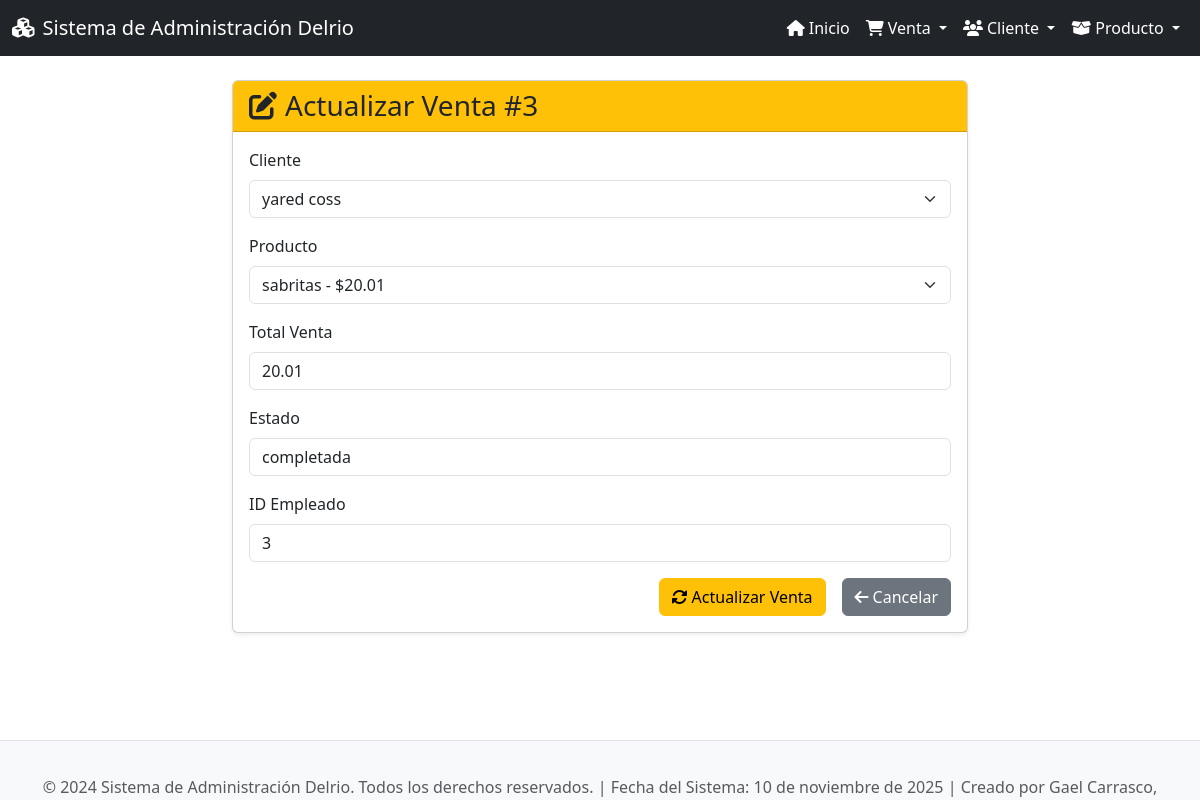
Screenshot of /ventas/actualizar/3/ with the database file from the repository.
### app_Delrio/models.py (models this page shows, shortened)
class Venta(models.Model):
    fech_venta = models.DateTimeField(auto_now_add=True)
    total_venta = models.DecimalField(max_digits=10, decimal_places=2)
    estado = models.CharField(max_length=50)
    id_clie = models.ForeignKey(Cliente, on_delete=models.CASCADE, related_name="ventas")
    id_prod = models.ForeignKey(Producto, on_delete=models.CASCADE, related_name="ventas")
    id_empl = models.IntegerField()  # Si tuvieras tabla Empleado, usarías ForeignKey

class Cliente(models.Model):
    nom_clie = models.CharField(max_length=100)
    apellido_clie = models.CharField(max_length=100)
    C_E_clie = models.CharField(max_length=100)  # Correo electrónico
    tel_clie = models.CharField(max_length=20)
    direc_clie = models.TextField()
    fech_compra = models.DateField()

class Producto(models.Model):
    nom_prod = models.CharField(max_length=100)
    desc_prod = models.TextField(blank=True, null=True)
    precio_unidad = models.DecimalField(max_digits=10, decimal_places=2)
    stock = models.IntegerField()
    fech_creacion = models.DateTimeField(auto_now_add=True)
    id_prov = models.IntegerField()  # Si existiera tabla 'proveedor', sería ForeignKey

### app_Delrio/views.py (the view)
# urls.py: path('ventas/actualizar/<int:pk>/', views.actualizar_venta, name='actualizar_venta'),
def actualizar_venta(request, pk):
    venta = get_object_or_404(Venta, pk=pk)
    clientes = Cliente.objects.all()
    productos = Producto.objects.all()
    return render(request, 'Ventas/actualizar_venta.html', {
        'venta': venta,
        'clientes': clientes,
        'productos': productos
    })

### app_Delrio/templates/ventas/actualizar_venta.html (shortened to what this page needs)
{% extends 'base.html' %}
{% block content %}
<div class="row justify-content-center">
    <div class="col-md-8">
        <div class="card shadow-sm">
            <div class="card-header bg-warning text-dark">
                <h3 class="mb-0"><i class="fas fa-edit me-2"></i>Actualizar Venta #{{ venta.id }}</h3>
            </div>
            <div class="card-body">
                <form action="{% url 'realizar_actualizacion_venta' venta.id %}" method="post">
                    <div class="mb-3">
                        <label for="id_clie" class="form-label">Cliente</label>
                        <select class="form-select" id="id_clie" name="id_clie" required>
                            {% for cliente in clientes %}
                                <option value="{{ cliente.id }}" {% if cliente.id == venta.id_clie.id %}selected{% endif %}>
                                    {{ cliente.nom_clie }} {{ cliente.apellido_clie }}
                                </option>
                            {% endfor %}
                        </select>
                    </div>
                    <div class="mb-3">
                        <label for="id_prod" class="form-label">Producto</label>
                        <select class="form-select" id="id_prod" name="id_prod" required>
                            {% for producto in productos %}
                                <option value="{{ producto.id }}" {% if producto.id == venta.id_prod.id %}selected{% endif %}>
                                    {{ producto.nom_prod }} - ${{ producto.precio_unidad }}
                                </option>
                            {% endfor %}
                        </select>
                    </div>
                    <div class="mb-3">
                        <label for="total_venta" class="form-label">Total Venta</label>
                        <input type="number" step="0.01" class="form-control" id="total_venta" name="total_venta" value="{{ venta.total_venta }}" required>
                    </div>
                    <div class="mb-3">
                        <label for="estado" class="form-label">Estado</label>
                        <input type="text" class="form-control" id="estado" name="estado" value="{{ venta.estado }}" required>
                    </div>
                    <div class="mb-3">
                        <label for="id_empl" class="form-label">ID Empleado</label>
                        <input type="number" class="form-control" id="id_empl" name="id_empl" value="{{ venta.id_empl }}" required>
                    </div>
                    <div class="d-grid gap-2 d-md-flex justify-content-md-end">
                        <button type="submit" class="btn btn-warning me-md-2"><i class="fas fa-sync-alt me-1"></i>Actualizar Venta</button>
                        <a href="{% url 'ver_ventas' %}" class="btn btn-secondary"><i class="fas fa-arrow-left me-1"></i>Cancelar</a>
                    </div>
                </form>
            </div>
        </div>
    </div>
</div>
{% endblock %}

### app_Delrio/templates/base.html (style rules this page uses)
body { display: flex; flex-direction: column; min-height: 100vh; }

### rows the page displays
Venta: id "3", id_clie "yared coss", id_prod "sabritas - $20.01", total_venta "20.01", estado "completada", id_empl "3"
